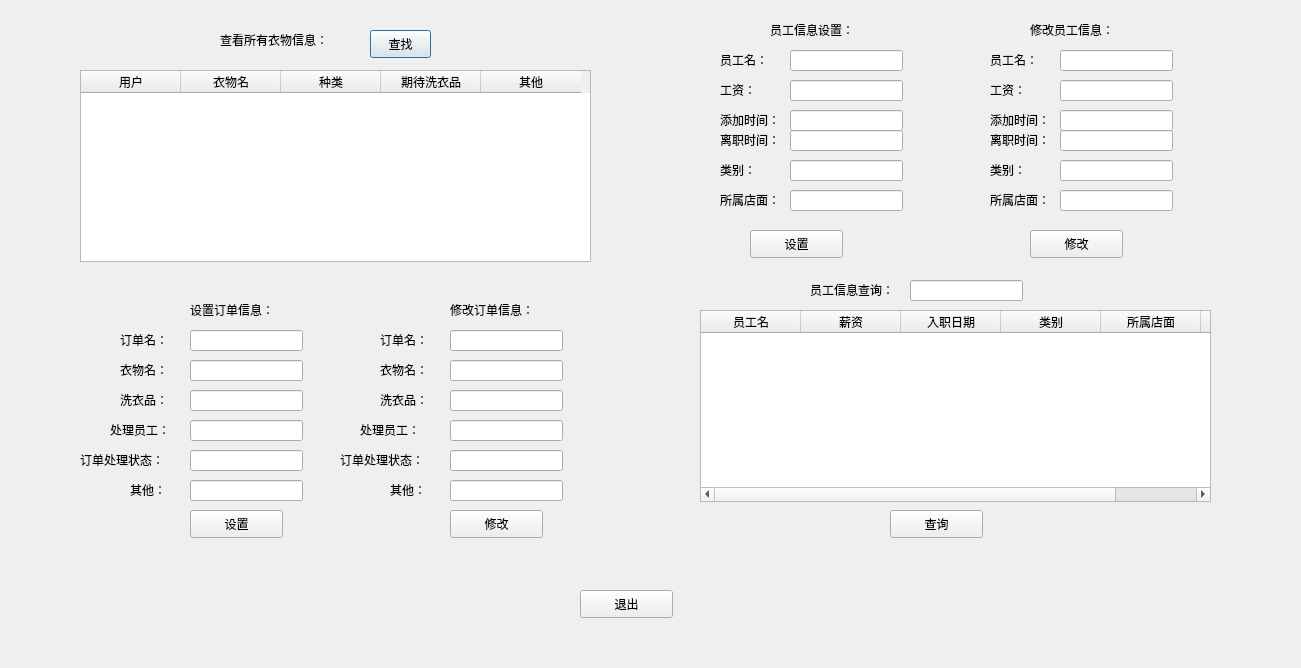
<?xml version="1.0" encoding="UTF-8"?>
<ui version="4.0">
 <class>storekeeper</class>
 <widget class="QDialog" name="storekeeper">
  <property name="geometry">
   <rect>
    <x>0</x>
    <y>0</y>
    <width>1301</width>
    <height>668</height>
   </rect>
  </property>
  <property name="windowTitle">
   <string>Dialog</string>
  </property>
  <widget class="QLabel" name="label">
   <property name="geometry">
    <rect>
     <x>220</x>
     <y>30</y>
     <width>131</width>
     <height>20</height>
    </rect>
   </property>
   <property name="text">
    <string>查看所有衣物信息：</string>
   </property>
  </widget>
  <widget class="QPushButton" name="pushButton">
   <property name="geometry">
    <rect>
     <x>370</x>
     <y>30</y>
     <width>61</width>
     <height>28</height>
    </rect>
   </property>
   <property name="text">
    <string>查找</string>
   </property>
  </widget>
  <widget class="QTableWidget" name="tableWidget">
   <property name="geometry">
    <rect>
     <x>80</x>
     <y>70</y>
     <width>511</width>
     <height>192</height>
    </rect>
   </property>
   <column>
    <property name="text">
     <string>用户</string>
    </property>
   </column>
   <column>
    <property name="text">
     <string>衣物名</string>
    </property>
   </column>
   <column>
    <property name="text">
     <string>种类</string>
    </property>
   </column>
   <column>
    <property name="text">
     <string>期待洗衣品</string>
    </property>
   </column>
   <column>
    <property name="text">
     <string>其他</string>
    </property>
   </column>
  </widget>
  <widget class="QPushButton" name="pushButton_2">
   <property name="geometry">
    <rect>
     <x>580</x>
     <y>590</y>
     <width>93</width>
     <height>28</height>
    </rect>
   </property>
   <property name="text">
    <string>退出</string>
   </property>
  </widget>
  <widget class="QLabel" name="label_2">
   <property name="geometry">
    <rect>
     <x>190</x>
     <y>300</y>
     <width>101</width>
     <height>20</height>
    </rect>
   </property>
   <property name="text">
    <string>设置订单信息：</string>
   </property>
  </widget>
  <widget class="QLineEdit" name="lineEdit">
   <property name="geometry">
    <rect>
     <x>190</x>
     <y>330</y>
     <width>113</width>
     <height>21</height>
    </rect>
   </property>
  </widget>
  <widget class="QLabel" name="label_3">
   <property name="geometry">
    <rect>
     <x>120</x>
     <y>330</y>
     <width>61</width>
     <height>20</height>
    </rect>
   </property>
   <property name="text">
    <string>订单名：</string>
   </property>
  </widget>
  <widget class="QLabel" name="label_4">
   <property name="geometry">
    <rect>
     <x>120</x>
     <y>360</y>
     <width>61</width>
     <height>20</height>
    </rect>
   </property>
   <property name="text">
    <string>衣物名：</string>
   </property>
  </widget>
  <widget class="QLineEdit" name="lineEdit_2">
   <property name="geometry">
    <rect>
     <x>190</x>
     <y>360</y>
     <width>113</width>
     <height>21</height>
    </rect>
   </property>
  </widget>
  <widget class="QLabel" name="label_5">
   <property name="geometry">
    <rect>
     <x>120</x>
     <y>390</y>
     <width>61</width>
     <height>20</height>
    </rect>
   </property>
   <property name="text">
    <string>洗衣品：</string>
   </property>
  </widget>
  <widget class="QLineEdit" name="lineEdit_3">
   <property name="geometry">
    <rect>
     <x>190</x>
     <y>390</y>
     <width>113</width>
     <height>21</height>
    </rect>
   </property>
  </widget>
  <widget class="QLabel" name="label_6">
   <property name="geometry">
    <rect>
     <x>110</x>
     <y>420</y>
     <width>71</width>
     <height>20</height>
    </rect>
   </property>
   <property name="text">
    <string>处理员工：</string>
   </property>
  </widget>
  <widget class="QLineEdit" name="lineEdit_4">
   <property name="geometry">
    <rect>
     <x>190</x>
     <y>420</y>
     <width>113</width>
     <height>21</height>
    </rect>
   </property>
  </widget>
  <widget class="QLabel" name="label_7">
   <property name="geometry">
    <rect>
     <x>80</x>
     <y>450</y>
     <width>101</width>
     <height>20</height>
    </rect>
   </property>
   <property name="text">
    <string>订单处理状态：</string>
   </property>
  </widget>
  <widget class="QLineEdit" name="lineEdit_5">
   <property name="geometry">
    <rect>
     <x>190</x>
     <y>450</y>
     <width>113</width>
     <height>21</height>
    </rect>
   </property>
  </widget>
  <widget class="QLabel" name="label_8">
   <property name="geometry">
    <rect>
     <x>130</x>
     <y>480</y>
     <width>51</width>
     <height>20</height>
    </rect>
   </property>
   <property name="text">
    <string>其他：</string>
   </property>
  </widget>
  <widget class="QLineEdit" name="lineEdit_6">
   <property name="geometry">
    <rect>
     <x>190</x>
     <y>480</y>
     <width>113</width>
     <height>21</height>
    </rect>
   </property>
  </widget>
  <widget class="QPushButton" name="pushButton_3">
   <property name="geometry">
    <rect>
     <x>190</x>
     <y>510</y>
     <width>93</width>
     <height>28</height>
    </rect>
   </property>
   <property name="text">
    <string>设置</string>
   </property>
  </widget>
  <widget class="QLabel" name="label_9">
   <property name="geometry">
    <rect>
     <x>450</x>
     <y>300</y>
     <width>101</width>
     <height>20</height>
    </rect>
   </property>
   <property name="text">
    <string>修改订单信息：</string>
   </property>
  </widget>
  <widget class="QLineEdit" name="lineEdit_8">
   <property name="geometry">
    <rect>
     <x>450</x>
     <y>390</y>
     <width>113</width>
     <height>21</height>
    </rect>
   </property>
  </widget>
  <widget class="QLineEdit" name="lineEdit_9">
   <property name="geometry">
    <rect>
     <x>450</x>
     <y>450</y>
     <width>113</width>
     <height>21</height>
    </rect>
   </property>
  </widget>
  <widget class="QPushButton" name="pushButton_4">
   <property name="geometry">
    <rect>
     <x>450</x>
     <y>510</y>
     <width>93</width>
     <height>28</height>
    </rect>
   </property>
   <property name="text">
    <string>修改</string>
   </property>
  </widget>
  <widget class="QLabel" name="label_11">
   <property name="geometry">
    <rect>
     <x>380</x>
     <y>390</y>
     <width>61</width>
     <height>20</height>
    </rect>
   </property>
   <property name="text">
    <string>洗衣品：</string>
   </property>
  </widget>
  <widget class="QLineEdit" name="lineEdit_10">
   <property name="geometry">
    <rect>
     <x>450</x>
     <y>420</y>
     <width>113</width>
     <height>21</height>
    </rect>
   </property>
  </widget>
  <widget class="QLabel" name="label_12">
   <property name="geometry">
    <rect>
     <x>340</x>
     <y>450</y>
     <width>101</width>
     <height>20</height>
    </rect>
   </property>
   <property name="text">
    <string>订单处理状态：</string>
   </property>
  </widget>
  <widget class="QLineEdit" name="lineEdit_11">
   <property name="geometry">
    <rect>
     <x>450</x>
     <y>480</y>
     <width>113</width>
     <height>21</height>
    </rect>
   </property>
  </widget>
  <widget class="QLabel" name="label_13">
   <property name="geometry">
    <rect>
     <x>390</x>
     <y>480</y>
     <width>51</width>
     <height>20</height>
    </rect>
   </property>
   <property name="text">
    <string>其他：</string>
   </property>
  </widget>
  <widget class="QLabel" name="label_14">
   <property name="geometry">
    <rect>
     <x>360</x>
     <y>420</y>
     <width>71</width>
     <height>20</height>
    </rect>
   </property>
   <property name="text">
    <string>处理员工：</string>
   </property>
  </widget>
  <widget class="QLineEdit" name="lineEdit_12">
   <property name="geometry">
    <rect>
     <x>450</x>
     <y>330</y>
     <width>113</width>
     <height>21</height>
    </rect>
   </property>
  </widget>
  <widget class="QLabel" name="label_15">
   <property name="geometry">
    <rect>
     <x>380</x>
     <y>330</y>
     <width>61</width>
     <height>20</height>
    </rect>
   </property>
   <property name="text">
    <string>订单名：</string>
   </property>
  </widget>
  <widget class="QLabel" name="label_10">
   <property name="geometry">
    <rect>
     <x>380</x>
     <y>360</y>
     <width>61</width>
     <height>20</height>
    </rect>
   </property>
   <property name="text">
    <string>衣物名：</string>
   </property>
  </widget>
  <widget class="QLineEdit" name="lineEdit_7">
   <property name="geometry">
    <rect>
     <x>450</x>
     <y>360</y>
     <width>113</width>
     <height>21</height>
    </rect>
   </property>
  </widget>
  <widget class="QLabel" name="label_16">
   <property name="geometry">
    <rect>
     <x>770</x>
     <y>20</y>
     <width>101</width>
     <height>20</height>
    </rect>
   </property>
   <property name="text">
    <string>员工信息设置：</string>
   </property>
  </widget>
  <widget class="QLabel" name="label_17">
   <property name="geometry">
    <rect>
     <x>720</x>
     <y>50</y>
     <width>61</width>
     <height>20</height>
    </rect>
   </property>
   <property name="text">
    <string>员工名：</string>
   </property>
  </widget>
  <widget class="QLabel" name="label_18">
   <property name="geometry">
    <rect>
     <x>720</x>
     <y>80</y>
     <width>61</width>
     <height>20</height>
    </rect>
   </property>
   <property name="text">
    <string>工资：</string>
   </property>
  </widget>
  <widget class="QLabel" name="label_19">
   <property name="geometry">
    <rect>
     <x>720</x>
     <y>110</y>
     <width>71</width>
     <height>20</height>
    </rect>
   </property>
   <property name="text">
    <string>添加时间：</string>
   </property>
  </widget>
  <widget class="QLabel" name="label_20">
   <property name="geometry">
    <rect>
     <x>720</x>
     <y>160</y>
     <width>61</width>
     <height>20</height>
    </rect>
   </property>
   <property name="text">
    <string>类别：</string>
   </property>
  </widget>
  <widget class="QLabel" name="label_21">
   <property name="geometry">
    <rect>
     <x>720</x>
     <y>190</y>
     <width>71</width>
     <height>20</height>
    </rect>
   </property>
   <property name="text">
    <string>所属店面：</string>
   </property>
  </widget>
  <widget class="QLineEdit" name="lineEdit_13">
   <property name="geometry">
    <rect>
     <x>790</x>
     <y>50</y>
     <width>113</width>
     <height>21</height>
    </rect>
   </property>
  </widget>
  <widget class="QLineEdit" name="lineEdit_14">
   <property name="geometry">
    <rect>
     <x>790</x>
     <y>80</y>
     <width>113</width>
     <height>21</height>
    </rect>
   </property>
  </widget>
  <widget class="QLineEdit" name="lineEdit_15">
   <property name="geometry">
    <rect>
     <x>790</x>
     <y>110</y>
     <width>113</width>
     <height>21</height>
    </rect>
   </property>
  </widget>
  <widget class="QLineEdit" name="lineEdit_16">
   <property name="geometry">
    <rect>
     <x>790</x>
     <y>160</y>
     <width>113</width>
     <height>21</height>
    </rect>
   </property>
  </widget>
  <widget class="QLineEdit" name="lineEdit_17">
   <property name="geometry">
    <rect>
     <x>790</x>
     <y>190</y>
     <width>113</width>
     <height>21</height>
    </rect>
   </property>
  </widget>
  <widget class="QPushButton" name="pushButton_5">
   <property name="geometry">
    <rect>
     <x>750</x>
     <y>230</y>
     <width>93</width>
     <height>28</height>
    </rect>
   </property>
   <property name="text">
    <string>设置</string>
   </property>
  </widget>
  <widget class="QLabel" name="label_22">
   <property name="geometry">
    <rect>
     <x>720</x>
     <y>130</y>
     <width>71</width>
     <height>20</height>
    </rect>
   </property>
   <property name="text">
    <string>离职时间：</string>
   </property>
  </widget>
  <widget class="QLineEdit" name="lineEdit_18">
   <property name="geometry">
    <rect>
     <x>790</x>
     <y>130</y>
     <width>113</width>
     <height>21</height>
    </rect>
   </property>
  </widget>
  <widget class="QLabel" name="label_23">
   <property name="geometry">
    <rect>
     <x>1030</x>
     <y>20</y>
     <width>101</width>
     <height>20</height>
    </rect>
   </property>
   <property name="text">
    <string>修改员工信息：</string>
   </property>
  </widget>
  <widget class="QLabel" name="label_24">
   <property name="geometry">
    <rect>
     <x>990</x>
     <y>160</y>
     <width>61</width>
     <height>20</height>
    </rect>
   </property>
   <property name="text">
    <string>类别：</string>
   </property>
  </widget>
  <widget class="QLineEdit" name="yuangongming">
   <property name="geometry">
    <rect>
     <x>1060</x>
     <y>50</y>
     <width>113</width>
     <height>21</height>
    </rect>
   </property>
  </widget>
  <widget class="QLineEdit" name="leibie">
   <property name="geometry">
    <rect>
     <x>1060</x>
     <y>160</y>
     <width>113</width>
     <height>21</height>
    </rect>
   </property>
  </widget>
  <widget class="QLabel" name="label_25">
   <property name="geometry">
    <rect>
     <x>990</x>
     <y>190</y>
     <width>71</width>
     <height>20</height>
    </rect>
   </property>
   <property name="text">
    <string>所属店面：</string>
   </property>
  </widget>
  <widget class="QLineEdit" name="tianjiatime">
   <property name="geometry">
    <rect>
     <x>1060</x>
     <y>110</y>
     <width>113</width>
     <height>21</height>
    </rect>
   </property>
  </widget>
  <widget class="QLineEdit" name="lizhitime">
   <property name="geometry">
    <rect>
     <x>1060</x>
     <y>130</y>
     <width>113</width>
     <height>21</height>
    </rect>
   </property>
  </widget>
  <widget class="QLabel" name="label_26">
   <property name="geometry">
    <rect>
     <x>990</x>
     <y>80</y>
     <width>61</width>
     <height>20</height>
    </rect>
   </property>
   <property name="text">
    <string>工资：</string>
   </property>
  </widget>
  <widget class="QLineEdit" name="suoshu">
   <property name="geometry">
    <rect>
     <x>1060</x>
     <y>190</y>
     <width>113</width>
     <height>21</height>
    </rect>
   </property>
  </widget>
  <widget class="QLabel" name="label_27">
   <property name="geometry">
    <rect>
     <x>990</x>
     <y>130</y>
     <width>71</width>
     <height>20</height>
    </rect>
   </property>
   <property name="text">
    <string>离职时间：</string>
   </property>
  </widget>
  <widget class="QLineEdit" name="salary">
   <property name="geometry">
    <rect>
     <x>1060</x>
     <y>80</y>
     <width>113</width>
     <height>21</height>
    </rect>
   </property>
  </widget>
  <widget class="QPushButton" name="pushButton_6">
   <property name="geometry">
    <rect>
     <x>1030</x>
     <y>230</y>
     <width>93</width>
     <height>28</height>
    </rect>
   </property>
   <property name="text">
    <string>修改</string>
   </property>
  </widget>
  <widget class="QLabel" name="label_28">
   <property name="geometry">
    <rect>
     <x>990</x>
     <y>50</y>
     <width>61</width>
     <height>20</height>
    </rect>
   </property>
   <property name="text">
    <string>员工名：</string>
   </property>
  </widget>
  <widget class="QLabel" name="label_29">
   <property name="geometry">
    <rect>
     <x>990</x>
     <y>110</y>
     <width>71</width>
     <height>20</height>
    </rect>
   </property>
   <property name="text">
    <string>添加时间：</string>
   </property>
  </widget>
  <widget class="QLabel" name="label_30">
   <property name="geometry">
    <rect>
     <x>810</x>
     <y>280</y>
     <width>101</width>
     <height>20</height>
    </rect>
   </property>
   <property name="text">
    <string>员工信息查询：</string>
   </property>
  </widget>
  <widget class="QTableWidget" name="tableWidget_2">
   <property name="geometry">
    <rect>
     <x>700</x>
     <y>310</y>
     <width>511</width>
     <height>192</height>
    </rect>
   </property>
   <column>
    <property name="text">
     <string>员工名</string>
    </property>
   </column>
   <column>
    <property name="text">
     <string>薪资</string>
    </property>
   </column>
   <column>
    <property name="text">
     <string>入职日期</string>
    </property>
   </column>
   <column>
    <property name="text">
     <string>类别</string>
    </property>
   </column>
   <column>
    <property name="text">
     <string>所属店面</string>
    </property>
   </column>
   <column>
    <property name="text">
     <string>离职日期</string>
    </property>
   </column>
  </widget>
  <widget class="QLineEdit" name="dianmian">
   <property name="geometry">
    <rect>
     <x>910</x>
     <y>280</y>
     <width>113</width>
     <height>21</height>
    </rect>
   </property>
  </widget>
  <widget class="QPushButton" name="pushButton_7">
   <property name="geometry">
    <rect>
     <x>890</x>
     <y>510</y>
     <width>93</width>
     <height>28</height>
    </rect>
   </property>
   <property name="text">
    <string>查询</string>
   </property>
  </widget>
 </widget>
 <resources/>
 <connections/>
</ui>
